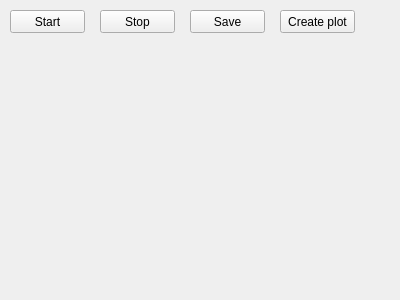
<?xml version="1.0" encoding="UTF-8"?>
<ui version="4.0">
 <class>Controls</class>
 <widget class="QWidget" name="Controls">
  <property name="geometry">
   <rect>
    <x>0</x>
    <y>0</y>
    <width>400</width>
    <height>300</height>
   </rect>
  </property>
  <property name="windowTitle">
   <string>Form</string>
  </property>
  <widget class="QPushButton" name="startButton">
   <property name="geometry">
    <rect>
     <x>10</x>
     <y>10</y>
     <width>75</width>
     <height>23</height>
    </rect>
   </property>
   <property name="text">
    <string>Start</string>
   </property>
  </widget>
  <widget class="QPushButton" name="stopButton">
   <property name="geometry">
    <rect>
     <x>100</x>
     <y>10</y>
     <width>75</width>
     <height>23</height>
    </rect>
   </property>
   <property name="text">
    <string>Stop</string>
   </property>
  </widget>
  <widget class="QPushButton" name="plotButton">
   <property name="geometry">
    <rect>
     <x>280</x>
     <y>10</y>
     <width>75</width>
     <height>23</height>
    </rect>
   </property>
   <property name="text">
    <string>Create plot</string>
   </property>
  </widget>
  <widget class="QPushButton" name="saveButton">
   <property name="geometry">
    <rect>
     <x>190</x>
     <y>10</y>
     <width>75</width>
     <height>23</height>
    </rect>
   </property>
   <property name="text">
    <string>Save</string>
   </property>
  </widget>
 </widget>
 <resources/>
 <connections/>
</ui>
